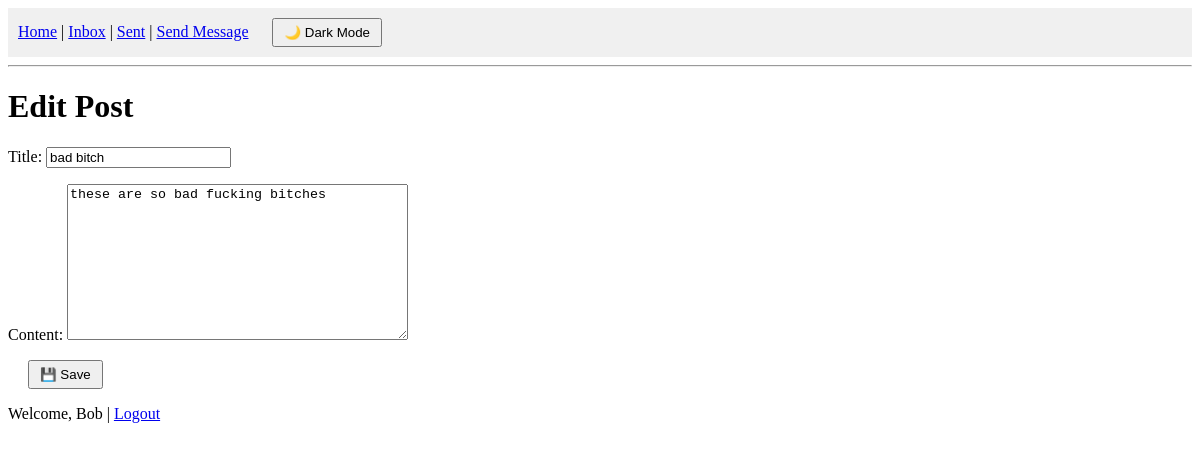
Screenshot of /post/1/edit/ (signed in) with the database file from the repository.
### blog/models.py (models this page shows, shortened)
class Post(models.Model):
    title = models.CharField(max_length=200)
    content = models.TextField()
    created_at = models.DateTimeField(auto_now_add=True)
    updated_at = models.DateTimeField(auto_now=True)
    author = models.ForeignKey(User, on_delete=models.CASCADE, null=True, blank=True)  # SAFE for now

### blog/views.py (the view)
# urls.py: path('post/<int:pk>/edit/', views.post_edit, name='post_edit'),
def post_edit(request, pk):
    post = get_object_or_404(Post, pk=pk)
    if request.method == "POST":
        form = PostForm(request.POST, instance=post)
        if form.is_valid():
            post = form.save(commit=False)
            post.author = request.user       # ensure author is set
            post.save()
            return redirect('post_detail', pk=post.pk)
    else:
        form = PostForm(instance=post)
    return render(request, 'blog/post_form.html', {'form': form})

### blog/forms.py
class PostForm(forms.ModelForm):
    class Meta:
        model = Post
        fields = ['title', 'content']

### blog/templates/blog/post_form.html (shortened to what this page needs)
{% extends 'blog/base.html' %}
{% block content %}
  <h1>{{ form.instance.pk|yesno:"Edit Post,New Post" }}</h1>
  <form method="POST">
    {{ form.as_p }}
    <button type="submit">💾 Save</button>
  </form>
{% endblock %}

### blog/templates/blog/base.html (shortened to what this page needs)
{% load static %}
<!DOCTYPE html>
<html lang="en">
<head>
    <link rel="stylesheet" href="{% static 'blog/style.css' %}">
</head>
<body class="light-mode">
    <nav>
        <a href="{% url 'post_list' %}">Home</a> |
        <a href="{% url 'inbox' %}">Inbox</a> |
        <a href="{% url 'sent_messages' %}">Sent</a> |
        <a href="{% url 'send_message' %}">Send Message</a>
        <button id="theme-toggle">🌙 Dark Mode</button>
    </nav>
    <hr>
    {% block content %}
    {% endblock %}
    {% if user.is_authenticated %}
  <p>Welcome, {{ user.username }} | <a href="{% url 'logout' %}">Logout</a></p>
{% else %}
  <p><a href="{% url 'login' %}">Login</a> | <a href="{% url 'signup' %}">Signup</a></p>
{% endif %}
</body>
</html>

### blog/static/blog/style.css (style rules this page uses)
body.light-mode { background-color: #ffffff; color: #000000; }
nav { padding: 10px; background: #f0f0f0; }
button { margin-left: 20px; padding: 5px 10px; cursor: pointer; }

### rows the page displays
Post: instance.pk "Edit Post", title "bad bitch", content "these are so bad fucking bitches"

### other values shown
{{ user.username }} "Bob"
